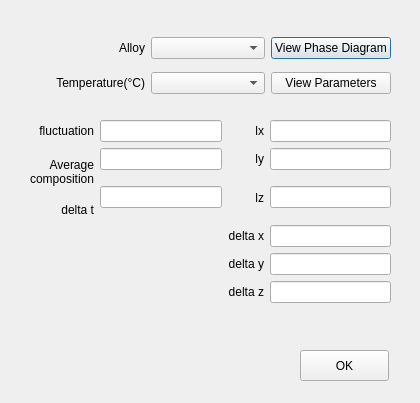
<?xml version="1.0" encoding="UTF-8"?>
<ui version="4.0">
 <class>DialogParamCH3DAlloy</class>
 <widget class="QDialog" name="DialogParamCH3DAlloy">
  <property name="geometry">
   <rect>
    <x>0</x>
    <y>0</y>
    <width>420</width>
    <height>403</height>
   </rect>
  </property>
  <property name="windowTitle">
   <string>Edit Parameters</string>
  </property>
  <widget class="QWidget" name="layoutWidget_2">
   <property name="geometry">
    <rect>
     <x>30</x>
     <y>30</y>
     <width>361</width>
     <height>71</height>
    </rect>
   </property>
   <layout class="QGridLayout" name="gridLayout_2">
    <item row="0" column="0">
     <widget class="QLabel" name="labelAlloy">
      <property name="text">
       <string>Alloy</string>
      </property>
      <property name="alignment">
       <set>Qt::AlignRight|Qt::AlignTrailing|Qt::AlignVCenter</set>
      </property>
     </widget>
    </item>
    <item row="0" column="1">
     <widget class="QComboBox" name="comboBoxAlloy"/>
    </item>
    <item row="0" column="2">
     <widget class="QPushButton" name="pushButtonViewPhaseDiagram">
      <property name="text">
       <string>View Phase Diagram</string>
      </property>
     </widget>
    </item>
    <item row="1" column="0">
     <widget class="QLabel" name="labelTemperature">
      <property name="text">
       <string>Temperature(°C)</string>
      </property>
      <property name="alignment">
       <set>Qt::AlignRight|Qt::AlignTrailing|Qt::AlignVCenter</set>
      </property>
     </widget>
    </item>
    <item row="1" column="1">
     <widget class="QComboBox" name="comboBoxTemperature"/>
    </item>
    <item row="1" column="2">
     <widget class="QPushButton" name="pushButtonViewParameters">
      <property name="text">
       <string>View Parameters</string>
      </property>
     </widget>
    </item>
   </layout>
  </widget>
  <widget class="QPushButton" name="buttonBoxPramCH3DAlloy">
   <property name="geometry">
    <rect>
     <x>300</x>
     <y>350</y>
     <width>89</width>
     <height>31</height>
    </rect>
   </property>
   <property name="text">
    <string>OK</string>
   </property>
  </widget>
  <widget class="QWidget" name="">
   <property name="geometry">
    <rect>
     <x>30</x>
     <y>120</y>
     <width>361</width>
     <height>183</height>
    </rect>
   </property>
   <layout class="QGridLayout" name="gridLayout">
    <item row="0" column="0">
     <widget class="QLabel" name="labelFluctuation">
      <property name="text">
       <string>fluctuation</string>
      </property>
      <property name="alignment">
       <set>Qt::AlignRight|Qt::AlignTrailing|Qt::AlignVCenter</set>
      </property>
     </widget>
    </item>
    <item row="0" column="1">
     <widget class="QLineEdit" name="lineEditFluctuation"/>
    </item>
    <item row="0" column="2">
     <widget class="QLabel" name="labelLx">
      <property name="text">
       <string>lx</string>
      </property>
      <property name="alignment">
       <set>Qt::AlignRight|Qt::AlignTrailing|Qt::AlignVCenter</set>
      </property>
     </widget>
    </item>
    <item row="0" column="3">
     <widget class="QLineEdit" name="lineEditLx"/>
    </item>
    <item row="1" column="0" rowspan="2">
     <widget class="QLabel" name="labelCAvg">
      <property name="text">
       <string>Average
composition</string>
      </property>
      <property name="alignment">
       <set>Qt::AlignRight|Qt::AlignTrailing|Qt::AlignVCenter</set>
      </property>
     </widget>
    </item>
    <item row="1" column="1">
     <widget class="QLineEdit" name="lineEditCAvg"/>
    </item>
    <item row="1" column="2">
     <widget class="QLabel" name="labelLy">
      <property name="text">
       <string>ly</string>
      </property>
      <property name="alignment">
       <set>Qt::AlignRight|Qt::AlignTrailing|Qt::AlignVCenter</set>
      </property>
     </widget>
    </item>
    <item row="1" column="3">
     <widget class="QLineEdit" name="lineEditLy"/>
    </item>
    <item row="2" column="1" rowspan="2">
     <widget class="QLineEdit" name="lineEditDelT"/>
    </item>
    <item row="2" column="2" rowspan="2">
     <widget class="QLabel" name="labelLy_2">
      <property name="text">
       <string>lz</string>
      </property>
      <property name="alignment">
       <set>Qt::AlignRight|Qt::AlignTrailing|Qt::AlignVCenter</set>
      </property>
     </widget>
    </item>
    <item row="2" column="3" rowspan="2">
     <widget class="QLineEdit" name="lineEditLz"/>
    </item>
    <item row="3" column="0">
     <widget class="QLabel" name="labelDelT">
      <property name="text">
       <string>delta t</string>
      </property>
      <property name="alignment">
       <set>Qt::AlignRight|Qt::AlignTrailing|Qt::AlignVCenter</set>
      </property>
     </widget>
    </item>
    <item row="4" column="2">
     <widget class="QLabel" name="labelDelX">
      <property name="text">
       <string>delta x</string>
      </property>
      <property name="alignment">
       <set>Qt::AlignRight|Qt::AlignTrailing|Qt::AlignVCenter</set>
      </property>
     </widget>
    </item>
    <item row="4" column="3">
     <widget class="QLineEdit" name="lineEditDelX"/>
    </item>
    <item row="5" column="2">
     <widget class="QLabel" name="labelDelY">
      <property name="text">
       <string>delta y</string>
      </property>
      <property name="alignment">
       <set>Qt::AlignRight|Qt::AlignTrailing|Qt::AlignVCenter</set>
      </property>
     </widget>
    </item>
    <item row="5" column="3">
     <widget class="QLineEdit" name="lineEditDelY"/>
    </item>
    <item row="6" column="2">
     <widget class="QLabel" name="labelDelZ">
      <property name="text">
       <string>delta z</string>
      </property>
      <property name="alignment">
       <set>Qt::AlignRight|Qt::AlignTrailing|Qt::AlignVCenter</set>
      </property>
     </widget>
    </item>
    <item row="6" column="3">
     <widget class="QLineEdit" name="lineEditDelZ"/>
    </item>
   </layout>
  </widget>
 </widget>
 <resources/>
 <connections/>
</ui>
